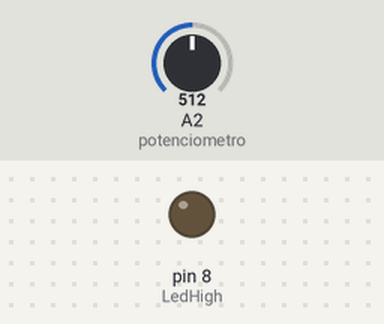
A sketch run on a simulated Arduino Uno, built with avr-gcc and run on an emulated ATmega328P. Parts: output pins drawn as LEDs (lit = HIGH). Inputs (shaded band) come from the test bench; at power-on: A2 (potenciometro) = 512.

Above: at 1.8 s.
1.9 s: A2 (potenciometro) set to 0
3.6 s: A2 (potenciometro) set to 122
At 3.9 s:
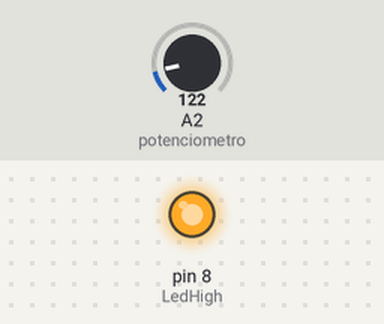
Timing chart, 0 to 13.1 s (numbered marks = the images above; inputs shaded):
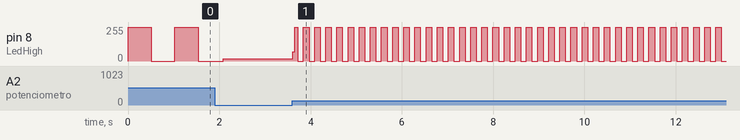

The sketch:

ControlandoLedComPot.ino
```cpp
/*
 * Controlando a frequencia do acender-desligar do led com o potenciometro
 */

#define LedHigh 8
#define potenciometro 2
int timewait = 0;

void setup() {
  pinMode(LedHigh, OUTPUT);
  digitalWrite(LedHigh,HIGH);
}

void loop() {
  timewait = analogRead(potenciometro);

  digitalWrite(LedHigh, HIGH);
  delay(timewait);
  digitalWrite(LedHigh, LOW);
  delay(timewait);


}
```

Measured:
- after the input at 3.6 s, pin 8 (LedHigh): 16/255 → 68/255 at once, then moves between 0/255 and 255/255, repeating every 0.24 s
